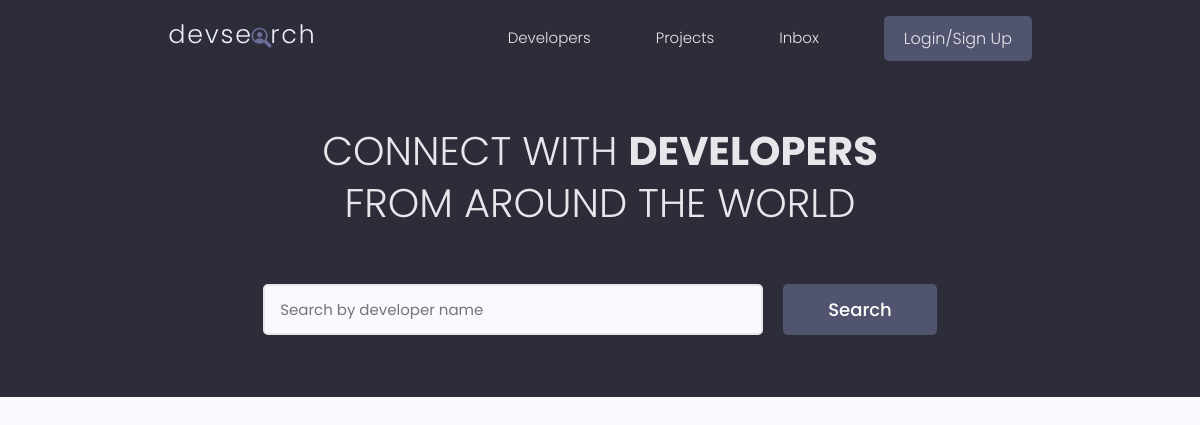
/, run on an earlier commit of the app's database.
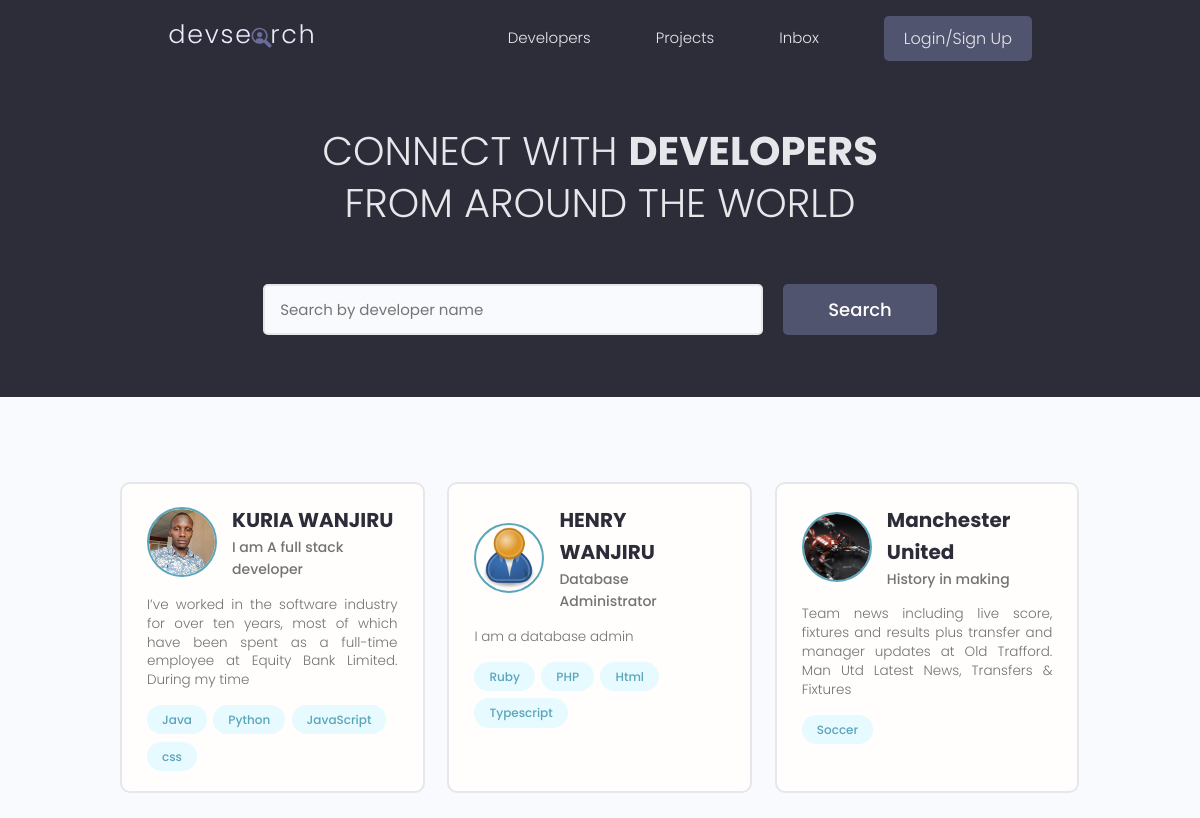
And on a later commit of the database.
### users/models.py (models this page shows, shortened)
class Profile(models.Model):
    user  = models.OneToOneField(User, on_delete=models.CASCADE, null=True, blank=True)
    name = models.CharField(max_length=200,null=True, blank=True)
    user_name = models.CharField(max_length=200,null=True, blank=True)
    location = models.CharField(max_length=200,null=True, blank=True)
    email = models.EmailField(max_length=500, null=True, blank=True)
    short_intro = models.CharField(max_length=200, null=True, blank=True)
    bio = models.TextField(null=True, blank=True)
    profile_image = models.FileField(null=True, blank=True,
                                    upload_to='profiles/', default="profiles/user-default.png")
    social_github = models.CharField(max_length=200,null=True, blank=True)
    social_facebook = models.CharField(max_length=200,null=True, blank=True)
    social_twitter = models.CharField(max_length=200,null=True, blank=True)
    social_linkedin = models.CharField(max_length=200,null=True, blank=True)
    social_youtube = models.CharField(max_length=200,null=True, blank=True)
    social_website = models.CharField(max_length=200,null=True, blank=True)
    created =models.DateTimeField(auto_now_add=True)
    id = models.UUIDField(default=uuid.uuid4, unique=True,editable=False,
                            primary_key=True)

class Skill(models.Model):
    owner = models.ForeignKey(Profile, null=True, blank=True, on_delete=models.CASCADE)
    name = models.CharField(max_length=200,null=True, blank=True)
    description = models.TextField(null=True, blank=True)
    created =models.DateTimeField(auto_now_add=True)
    id = models.UUIDField(default=uuid.uuid4, unique=True,editable=False,
                            primary_key=True)
    def __str__(self):
        return str(self.name)

### users/views.py (the view)
# urls.py: path('', views.profiles, name='profiles'),
def profiles(request):
    search_querry = ''
    if request.GET.get('search_querry'):
        search_querry = request.GET.get('search_querry')
    profiles = Profile.objects.filter(Q(name__icontains =search_querry)|Q(short_intro__icontains=search_querry))
    context = {'profiles':profiles, 'search_querry':search_querry}
    return render(request, 'users/profiles.html', context)

### users/templates/users/profiles.html (shortened to what this page needs)
{% extends 'main.html' %}
{% block content %}
<main class="home">
    <section class="hero-section text-center">
    <div class="container container--narrow">
        <div class="hero-section__box">
        <h2>CONNECT WITH <span>DEVELOPERS</span></h2>
        <h2>FROM AROUND THE WORLD</h2>
        </div>
        <div class="hero-section__search">
        <form class="form" action="{% url 'profiles' %}" method="get">
            <div class="form__field">
            <input class="input input--text" id="formInput#search" type="text" name="search_querry"
            vale="{{search_querry}}" placeholder="Search by developer name" />
            </div>
            <input class="btn btn--sub btn--lg" type="submit" value="Search" />
        </form>
        </div>
    </div>
    </section>
    <section class="devlist">
    <div class="container">
        <div class="grid grid--three">
            {% for profile in profiles %}
        <div class="column card">
            <div class="dev">
            <a href="{% url 'user_profile' profile.id %}" class="card__body">
                <div class="dev__profile">
                <img class="avatar avatar--md" src="{{ profile.profile_image.url }}" alt="profile image" />
                <div class="dev__meta">
                    <h3>{{profile.name|slice:"50"}}</h3>
                    <h5>{{profile.short_intro}}</h5>
                </div>
                </div>
                <p class="dev__info">
                {{profile.bio|slice:"150"}}
                </p>
                <div class="dev__skills">
                    {% for skill in profile.skill_set.all|slice:"4" %}
                <span class="tag tag--pill tag--main">
                    <small>{{skill}}</small>
                </span>
                {% endfor %}
                </div>
            </a>
            </div>
        </div>
        {% endfor%}
        </div>
    </div>
    </section>
</main>
{% endblock content %}

### templates/main.html (shortened to what this page needs)
<!DOCTYPE html>
{% load static %}
<html lang="en">
<head>
    <link rel="stylesheet" href="https://cdn.iconmonstr.com/1.3.0/css/iconmonstr-iconic-font.min.css" />
    <link rel="stylesheet" href="{% static 'uikit/styles/uikit.css' %}"/>
    <link rel="stylesheet" href="{% static 'styles/app.css' %}" />
</head>
<body>
    {% include 'navbar.html'%}
    {% block content%}
    {% endblock content%}
</body>
</html>

### templates/navbar.html (shortened to what this page needs)
{% load static %}
<header class="header">
    <div class="container container--narrow">
    <a href="/" class="header__logo">
        <img src="{% static 'images/logo.svg'%}" alt="DevSearch Logo" />
    </a>
    <nav class="header__nav">
        <ul class="header__menu">
        <li class="header__menuItem"><a href="{% url 'profiles' %}">Developers</a></li>
        <li class="header__menuItem"><a href="{% url 'projects' %}">Projects</a></li>
        <li class="header__menuItem"><a href="">Inbox</a></li>
        {% if request.user.is_authenticated %}
        <li class="header__menuItem"><a href="{% url 'account' %}">User Account</a></li>
        <li class="header__menuItem"><a href="{% url 'logout' %}" class="btn btn--sub">Logout</a></li>
        {% else %}
        <li class="header__menuItem"><a href="{% url 'login' %}" class="btn btn--sub">Login/Sign Up</a></li>
        {% endif %}
        </ul>
    </nav>
    </div>
</header>

### static/styles/app.css (style rules this page uses)
:root { --color-sub: #2d2d39; }
.btn--sub { background-color: var(--color-sub-light); }
.card { border: 2px solid var(--color-light); }
img { width: 100%; }
.header { position: sticky; z-index: 111; background-color: var(--color-sub); padding: 1.5rem 0; }
.header > .container { display: flex; justify-content: space-between; align-items: center; }
.header__logo > img { height: 3.8rem; }
.header__nav > ul { display: inline-flex; align-items: center; list-style: none; gap: 6.5rem; }
.header__menuItem > a { color: var(--color-light); font-weight: 300; }
.hero-section { height: 40vh; display: flex; align-items: center; background-color: var(--color-sub); }
.hero-section__box { margin-bottom: 4rem; }
.hero-section__box > h2, .hero-section__box > h2 > span { font-size: 4rem; color: var(--color-light); line-height: 1.3; text-transform: uppercase; }
.hero-section__box > h2 { font-weight: 300; }
.hero-section__box > h2 > span { font-weight: 700; }
.hero-section__search > .form { display: flex; align-items: center; justify-content: center; gap: 2rem; }
.hero-section__search > .form input.input--text { width: 50rem; }
.devlist { margin-top: 8rem; }
.devlist .grid { align-items: stretch; }
.devlist .dev .dev__profile { display: flex; align-items: center; gap: 1.5rem; }
.devlist .dev .dev__meta h3 { color: var(--color-sub); font-size: 2rem; font-weight: 700; }
.devlist .dev .dev__meta h5 { color: var(--color-text); font-size: 1.4rem; font-weight: 500; }
.devlist .dev .dev__info { margin: 1.5rem 0; font-size: 1.35rem; line-height: 1.4; text-align: justify; }

### static/uikit/styles/modules/_variables.css (style rules this page uses)
:root { --color-main: #5aa5b9; --color-main-light: #e6faff; --color-sub: #3f4156; --color-sub-light: #51546e; --color-sub-lighter: #ededfd; --color-text: #737373; --color-gray: #8b8b8b; --color-light: #e5e7eb; --color-light-gray: #767676; --color-bg: #f8fafd; --color-white: #fffefd; --color-white-light: #f3f3f3; --color-success: #359e64; --color-success-bg: #def8e8; --color-error: #fc4b0b; --color-error-bg: #fff2ee; --font-base: 'Poppins', arial, helvetica, 'Segoe UI', roboto, ubuntu, sans-serif; --font-monospace: 'Fira Code', 'Courier New', courier, monospace; --font-regular: 300; --font-medium: 500; --font-bold: 700; --generic-shadow: 1px 1px 5px #00000010; --generic-transition: all 0.3s ease-in-out; }

### static/uikit/styles/modules/_base.css (style rules this page uses)
* { margin: 0; padding: 0; box-sizing: border-box; text-rendering: optimizeLegibility; color: inherit; font-size: inherit; }
html { font-size: 50%; }
@media only screen and (min-width: 480px) { html { font-size: 56.25%; } }
@media only screen and (min-width: 1200px) { html { font-size: 62.5%; } }
body { line-height: 1.6; font-weight: 400; font-size: 1.5rem; color: var(--color-text); background-color: var(--color-bg); min-height: 100vh; }

### static/uikit/styles/modules/_typography.css (style rules this page uses)
* { font-family: var(--font-base); }
h2 { font-size: 3.6rem; font-weight: var(--font-bold); }
h3 { font-size: 3.2rem; font-weight: var(--font-medium); }
h5 { font-size: 2.4rem; font-weight: var(--font-medium); }
h5, h6 { font-weight: var(--font-regular); }
p, span, strong { font-size: 1.6rem; color: var(--color-text); font-weight: var(--font-regular); }
a { padding-bottom: 2px; text-decoration: none; display: inline-block; color: var(--color-main); font-weight: var(--font-medium); }

### static/uikit/styles/modules/_utilities.css (style rules this page uses)
.container { width: 92%; max-width: 165rem; margin: 0 auto; box-sizing: border-box; }
.container--narrow { width: 92%; max-width: 120rem; }
@media screen and (min-width: 1000px) { .container { width: 90%; } }
@media screen and (min-width: 1000px) { .container--narrow { width: 85%; } }
@media screen and (min-width: 1200px) { .container { width: 80%; } }
@media screen and (min-width: 1200px) { .container--narrow { width: 72%; } }
.text-center { text-align: center; }

### static/uikit/styles/modules/_avatar.css (style rules this page uses)
.avatar { border-radius: 50%; border: 2px solid var(--color-main); object-fit: cover; }
.avatar--md { height: 7rem; width: 7rem; }

### static/uikit/styles/modules/_button.css (style rules this page uses)
.btn { display: inline-block; position: relative; cursor: pointer; background-color: var(--color-light); font-weight: var(--font-medium); color: var(--color-sub); text-decoration: none; padding: 1rem 2rem; border-radius: 0.5rem; border: none; width: -webkit-fit-content; width: -moz-fit-content; width: fit-content; height: -webkit-fit-content; height: -moz-fit-content; height: fit-content; font-size: 1.6rem; outline-width: 0; outline-color: transparent; -webkit-backface-visibility: hidden; backface-visibility: hidden; transition: all 0.3s ease-in-out; }
.btn--sub { background-color: var(--color-sub); color: var(--color-white); }
.btn--lg { font-size: 1.8rem; padding: 1.2rem 4.5rem; }

What changed in the data, as far as the page shows it:
added Profile: profile_image (picture), name "KURIA WANJIRU", short_intro "I am A full stack developer", bio "I’ve worked in the software industry for over ten years, most of which have been spent as a full-time employee at Equity Bank Limited. During my time"
added Skill: name "Java", shown under "KURIA WANJIRU"
added Skill: name "Python", shown under "KURIA WANJIRU"
added Skill: name "JavaScript", shown under "KURIA WANJIRU"
added Skill: name "css", shown under "KURIA WANJIRU"
added Profile: profile_image (placeholder picture), name "HENRY WANJIRU", short_intro "Database Administrator", bio "I am a database admin"
added Skill: name "Ruby", shown under "HENRY WANJIRU"
added Skill: name "PHP", shown under "HENRY WANJIRU"
added Skill: name "Html", shown under "HENRY WANJIRU"
added Skill: name "Typescript", shown under "HENRY WANJIRU"
added Profile: profile_image (picture), name "Manchester United", short_intro "History in making", bio "Team news including live score, fixtures and results plus transfer and manager updates at Old Trafford. Man Utd Latest News, Transfers & Fixtures"
added Skill: name "Soccer", shown under "Manchester United"
